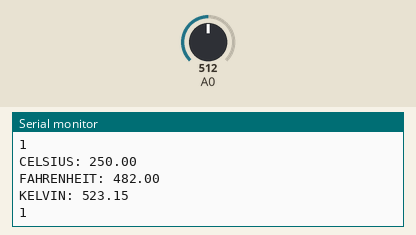
Bench run of a sketch on a simulated Arduino Uno, built with avr-gcc and run on an emulated ATmega328P. Shown: the last lines printed to the serial monitor. The test bench sets the inputs (shaded band); at power-on: A0 = 512.

Above: at 1.2 s.
1.3 s: A0 set to 716
At 2.6 s:
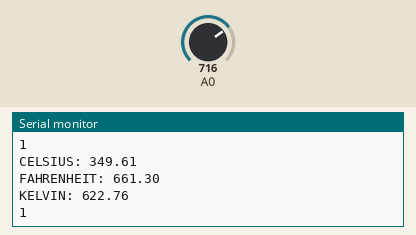
2.8 s: A0 set to 900
At 3.8 s:
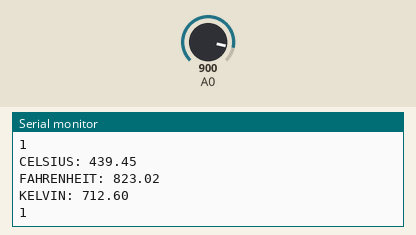
Timing chart, 0 to 5.8 s (numbered marks = the images above; inputs shaded):
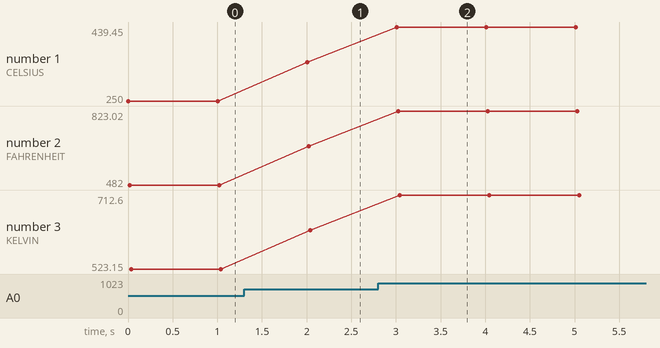

Measured:
- after the input at 1.3 s, the serial monitor: prints a new line after 0.70 s (image 1)
- after the input at 2.8 s, the serial monitor: prints a new line after 0.21 s (image 2)
- plotted number 1: 250 → 349.61 after the input at 1.3 s, 349.61 → 439.45 after the input at 2.8 s
- plotted number 2: 482 → 661.3 after the input at 1.3 s, 661.3 → 823.02 after the input at 2.8 s
- plotted number 3: 523.15 → 622.76 after the input at 1.3 s, 622.76 → 712.6 after the input at 2.8 s

The sketch:

LM35_1_1.ino
```cpp
#include "LM35.h"

LM35 TS(14);

void setup() {
  Serial.begin(9600);
}

void loop() {
  TS.sensorLM35(1);
  TS.setMaxTemp(28);
  Serial.print("CELSIUS: ");
  Serial.println(TS.readTemp());
  Serial.print("FAHRENHEIT: ");
  Serial.println(TS.readTemp(FAHRENHEIT));
  Serial.print("KELVIN: ");
  Serial.println(TS.readTemp(KELVIN));
  Serial.println(TS.fanControl());
  delay(1000);
}
```

Fast_DWR.h
```cpp
//http://masteringarduino.blogspot.com/2013/10/fastest-and-smallest-digitalread-and.html

#define portOfPin(P)\
  (((P)>=0&&(P)<8)?&PORTD:(((P)>7&&(P)<14)?&PORTB:&PORTC))
#define ddrOfPin(P)\
  (((P)>=0&&(P)<8)?&DDRD:(((P)>7&&(P)<14)?&DDRB:&DDRC))
#define pinOfPin(P)\
  (((P)>=0&&(P)<8)?&PIND:(((P)>7&&(P)<14)?&PINB:&PINC))
#define pinIndex(P)((uint8_t)(P>13?P-14:P&7))
#define pinMask(P)((uint8_t)(1<<pinIndex(P)))

#define pinAsInput(P) *(ddrOfPin(P))&=~pinMask(P)
#define pinAsInputPullUp(P) *(ddrOfPin(P))&=~pinMask(P);digitalHigh(P)
#define pinAsOutput(P) *(ddrOfPin(P))|=pinMask(P)
#define digitalLow(P) *(portOfPin(P))&=~pinMask(P)
#define digitalHigh(P) *(portOfPin(P))|=pinMask(P)
#define isHigh(P)((*(pinOfPin(P))& pinMask(P))>0)
#define isLow(P)((*(pinOfPin(P))& pinMask(P))==0)
#define digitalState(P)((uint8_t)isHigh(P))
```

LM35.cpp
```cpp
#include "LM35.h"
#include "Fast_DWR.h"
#include "Arduino.h"

/*
   [(VCC*1000)/1024]/10 = 0.48828125
   VCC = 5V
   V to mV (*1000)
   10mV = 1ºC
   ______________________________________________________
   Conversion ºC to ºF      -> ((ºC * 1.8) + 32) [1.8 or 9/5]
              ºC to K       -> (ºC + 273.15)
              ºC to ºR/ºRa  -> ((ºC + 273.15) * 1.8)
              ºC to ºRe/ºRé -> (ºC * 0.8)
*/

#define CELSIUS_LM35 0.48828125
#define C_KELVIN 273.15

LM35::LM35(uint8_t pinSensor) {
  pinAsInput(pinSensor);
  _pinSensor = pinSensor;
}

bool LM35::sensorLM35(bool SensorActive) {
  SENSOR_ACT = SensorActive;
}

bool LM35::ON_OFF() {
  return SENSOR_ACT;
}
double LM35::setMaxTemp(double limitTemp) {
  FAN_ACT = limitTemp;
}
double LM35::maxTemp() {
  return FAN_ACT;
}

double LM35::readTempDefault() {
  double Celsius = analogRead(_pinSensor) * CELSIUS_LM35;
  return Celsius;
}
double LM35::readTemp() {
  return readTempDefault();
}

double LM35::readTemp(Unit unit) {
  if (unit == CELSIUS) {
    return readTempDefault();
  }
  if (unit == FAHRENHEIT) {
    return ((readTempDefault() * 9 / 5) + 32);
  }
  if (unit == KELVIN) {
    return (readTempDefault() + C_KELVIN);
  }
}

bool LM35::fanControl() {
  if (readTempDefault() >= maxTemp() && ON_OFF() == true) {
    return true;
  }
  return false;
}
```

LM35.h
```cpp
#ifndef LM35_H
#define LM35_H
#include <stdint.h>

enum Unit {
  CELSIUS,
  KELVIN,
  FAHRENHEIT
};

class LM35
{
  public:

    LM35(uint8_t pinSensor);
    bool sensorLM35(bool SensorActive);
    bool ON_OFF();
    bool SENSOR_ACT;
    double FAN_ACT;
    double setMaxTemp(double limitTemp);
    double maxTemp();
    double readTemp();
    double readTempDefault();
    double readTemp(Unit unit);
    bool fanControl();

  private:

    uint8_t _pinSensor;

};

#endif
```
